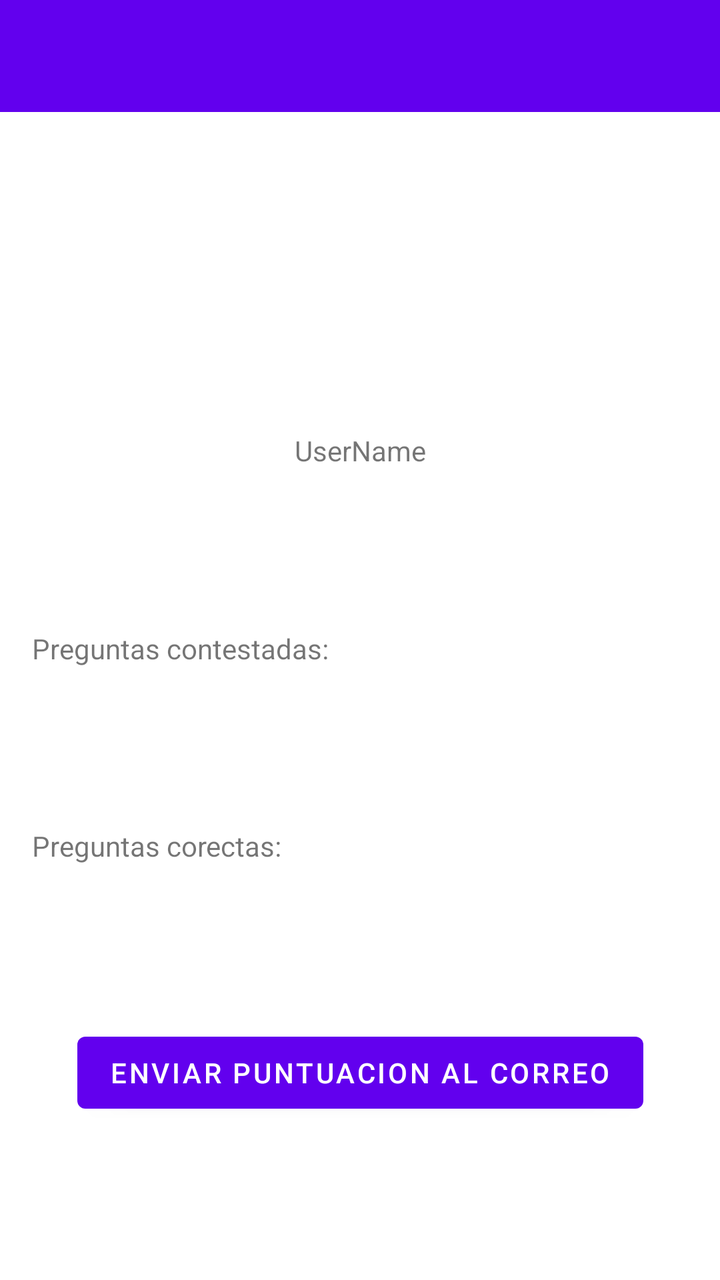
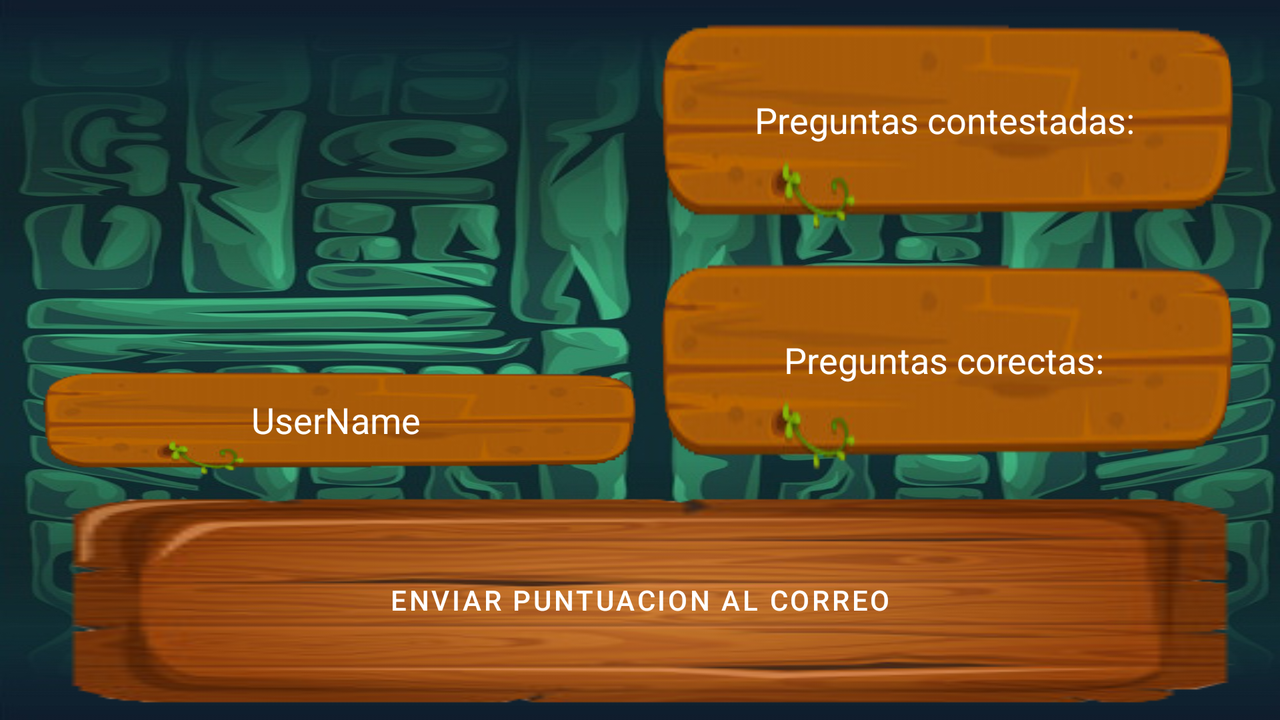

The same Android screen from two of the app's own layout files: first res/layout/ as a phone draws it, then the repository's variant for another configuration, drawn on a device whose configuration selects that folder. Both files follow.
<!-- AndroidManifest.xml: application theme Theme.TopTrump -->
<!-- res/layout/fragment_perfil.xml -->
<?xml version="1.0" encoding="utf-8"?>
<androidx.drawerlayout.widget.DrawerLayout xmlns:android="http://schemas.android.com/apk/res/android"
    xmlns:app="http://schemas.android.com/apk/res-auto"
    xmlns:tools="http://schemas.android.com/tools"
    android:layout_width="match_parent"
    android:layout_height="match_parent"
    android:id="@+id/drawerLayoutPerfil"
    tools:context=".view.fragments.PerfilFragment" >

    <androidx.coordinatorlayout.widget.CoordinatorLayout
        android:id="@+id/CoordinatorLayout"
        android:layout_width="match_parent"
        android:layout_height="match_parent"
        android:fitsSystemWindows="true">

        <androidx.constraintlayout.widget.ConstraintLayout
            android:id="@+id/ConstraintLayout"
            android:layout_width="match_parent"
            android:layout_height="match_parent"
            android:fitsSystemWindows="true">

            <androidx.appcompat.widget.Toolbar
                android:id="@+id/tbPerfilFrgm"
                android:layout_width="match_parent"
                android:layout_height="wrap_content"
                android:background="?attr/colorPrimary"
                android:minHeight="?attr/actionBarSize"
                android:theme="?attr/actionBarTheme"
                app:layout_constraintEnd_toEndOf="parent"
                app:layout_constraintStart_toStartOf="parent"
                app:layout_constraintTop_toTopOf="parent" />

            <ImageView
                android:id="@+id/UserProfileImage"
                android:layout_width="wrap_content"
                android:layout_height="wrap_content"
                android:contentDescription="@string/userimage"
                app:layout_constraintBottom_toTopOf="@+id/UserProfileName"
                app:layout_constraintEnd_toEndOf="parent"
                app:layout_constraintStart_toStartOf="parent"
                app:layout_constraintTop_toBottomOf="@+id/tbPerfilFrgm"
                tools:src="@tools:sample/avatars" />

            <TextView
                android:id="@+id/UserProfileName"
                android:layout_width="wrap_content"
                android:layout_height="wrap_content"
                android:layout_marginStart="16dp"
                android:layout_marginEnd="16dp"
                android:text="@string/username"
                app:layout_constraintBottom_toTopOf="@+id/UserQuestions"
                app:layout_constraintEnd_toEndOf="parent"
                app:layout_constraintStart_toStartOf="parent"
                app:layout_constraintTop_toBottomOf="@+id/UserProfileImage" />

            <TextView
                android:id="@+id/UserQuestions"
                android:layout_width="0dp"
                android:layout_height="wrap_content"
                android:layout_marginStart="16dp"
                android:layout_marginEnd="16dp"
                android:text="@string/preguntas_contestadas"
                app:layout_constraintBottom_toTopOf="@+id/UserQuestionsCorrect"
                app:layout_constraintEnd_toEndOf="parent"
                app:layout_constraintStart_toStartOf="parent"
                app:layout_constraintTop_toBottomOf="@+id/UserProfileName" />

            <TextView
                android:id="@+id/UserQuestionsCorrect"
                android:layout_width="0dp"
                android:layout_height="wrap_content"
                android:layout_marginStart="16dp"
                android:layout_marginEnd="16dp"
                android:text="@string/preguntas_corectas"
                app:layout_constraintBottom_toTopOf="@+id/btEnvPunctuation"
                app:layout_constraintEnd_toEndOf="parent"
                app:layout_constraintStart_toStartOf="parent"
                app:layout_constraintTop_toBottomOf="@+id/UserQuestions" />

            <Button
                android:id="@+id/btEnvPunctuation"
                android:layout_width="wrap_content"
                android:layout_height="wrap_content"
                android:text="@string/enviar_puntuacion_al_correo"
                app:layout_constraintBottom_toBottomOf="parent"
                app:layout_constraintEnd_toEndOf="parent"
                app:layout_constraintStart_toStartOf="parent"
                app:layout_constraintTop_toBottomOf="@+id/UserQuestionsCorrect" />

        </androidx.constraintlayout.widget.ConstraintLayout>
    </androidx.coordinatorlayout.widget.CoordinatorLayout>

    <com.google.android.material.navigation.NavigationView
        android:id="@+id/nav_view"
        android:layout_width="wrap_content"
        android:layout_height="match_parent"
        android:layout_gravity="start"
        android:fitsSystemWindows="true"
        app:menu="@menu/menu_main" />

</androidx.drawerlayout.widget.DrawerLayout>
<!-- resources referenced by this layout -->
<resources>
  <string name="enviar_puntuacion_al_correo">enviar puntuacion al correo</string>
  <string name="preguntas_contestadas">Preguntas contestadas:</string>
  <string name="preguntas_corectas">Preguntas corectas:</string>
  <string name="userimage">UserImage</string>
  <string name="username">UserName</string>
  <style name="Theme.TopTrump" parent="Theme.MaterialComponents.DayNight.DarkActionBar">
          
          <item name="colorPrimary">@color/purple_500</item>
          <item name="colorPrimaryVariant">@color/purple_700</item>
          <item name="colorOnPrimary">@color/white</item>
          
          <item name="colorSecondary">@color/teal_200</item>
          <item name="colorSecondaryVariant">@color/teal_700</item>
          <item name="colorOnSecondary">@color/black</item>
          
          <item name="android:statusBarColor" tools:targetApi="l">?attr/colorPrimaryVariant</item>
          
      </style>
</resources>
<!-- res/layout-land/fragment_perfil.xml (the repository's variant of the layout above) -->
<!-- drawn on the phone turned sideways -->
<?xml version="1.0" encoding="utf-8"?>
<androidx.coordinatorlayout.widget.CoordinatorLayout xmlns:android="http://schemas.android.com/apk/res/android"
    xmlns:app="http://schemas.android.com/apk/res-auto"
    xmlns:tools="http://schemas.android.com/tools"
    android:layout_width="match_parent"
    android:layout_height="match_parent"
    android:id="@+id/CoordinatorLayout"
    android:background="@drawable/fondomovil"
    tools:context=".view.fragments.PerfilFragment" >

    <androidx.constraintlayout.widget.ConstraintLayout
        android:id="@+id/ConstraintLayout"
        android:layout_width="match_parent"
        android:layout_height="match_parent"
        android:fitsSystemWindows="true"
        app:layout_anchor="@+id/ConstraintLayout"
        app:layout_anchorGravity="center">

        <ImageView
            android:id="@+id/UserProfileImage"
            android:layout_width="0dp"
            android:layout_height="0dp"
            android:background="@null"
            android:contentDescription="@string/userimage"
            app:layout_constraintBottom_toTopOf="@+id/UserProfileName"
            app:layout_constraintEnd_toStartOf="@+id/guideline17"
            app:layout_constraintStart_toStartOf="parent"
            app:layout_constraintTop_toTopOf="parent"
            tools:src="@tools:sample/avatars" />

        <TextView
            android:id="@+id/UserProfileName"
            android:layout_width="wrap_content"
            android:layout_height="0dp"
            android:layout_marginStart="16dp"
            android:background="@drawable/fondopregunta"
            android:gravity="center"
            android:text="@string/username"
            android:textColor="#FFFFFF"
            android:textSize="18sp"
            app:layout_constraintBottom_toTopOf="@+id/btEnvPunctuation"
            app:layout_constraintEnd_toStartOf="@+id/guideline17"
            app:layout_constraintStart_toStartOf="parent"
            app:layout_constraintTop_toTopOf="@+id/guideline18" />

        <TextView
            android:id="@+id/UserQuestions"
            android:layout_width="0dp"
            android:layout_height="0dp"
            android:layout_marginEnd="16dp"
            android:background="@drawable/fondopregunta"
            android:gravity="center"
            android:text="@string/preguntas_contestadas"
            android:textColor="#FFFFFF"
            android:textSize="18sp"
            app:layout_constraintBottom_toTopOf="@+id/UserQuestionsCorrect"
            app:layout_constraintEnd_toEndOf="parent"
            app:layout_constraintStart_toStartOf="@+id/guideline17"
            app:layout_constraintTop_toTopOf="parent" />

        <TextView
            android:id="@+id/UserQuestionsCorrect"
            android:layout_width="0dp"
            android:layout_height="0dp"
            android:layout_marginEnd="16dp"
            android:background="@drawable/fondopregunta"
            android:gravity="center"
            android:text="@string/preguntas_corectas"
            android:textColor="#FFFFFF"
            android:textSize="18sp"
            app:layout_constraintBottom_toTopOf="@+id/btEnvPunctuation"
            app:layout_constraintEnd_toEndOf="parent"
            app:layout_constraintHorizontal_bias="0.0"
            app:layout_constraintStart_toStartOf="@+id/guideline17"
            app:layout_constraintTop_toBottomOf="@+id/UserQuestions" />

        <Button
            android:id="@+id/btEnvPunctuation"
            android:layout_width="0dp"
            android:layout_height="0dp"
            android:background="@drawable/fondoboton"
            android:text="@string/enviar_puntuacion_al_correo"
            app:backgroundTint="@null"
            app:layout_constraintBottom_toBottomOf="parent"
            app:layout_constraintEnd_toEndOf="parent"
            app:layout_constraintStart_toStartOf="parent"
            app:layout_constraintTop_toBottomOf="@+id/UserQuestionsCorrect" />

        <androidx.constraintlayout.widget.Guideline
            android:id="@+id/guideline17"
            android:layout_width="wrap_content"
            android:layout_height="wrap_content"
            android:orientation="vertical"
            app:layout_constraintGuide_percent="0.5" />

        <androidx.constraintlayout.widget.Guideline
            android:id="@+id/guideline18"
            android:layout_width="wrap_content"
            android:layout_height="wrap_content"
            android:orientation="horizontal"
            app:layout_constraintGuide_percent="0.5" />

    </androidx.constraintlayout.widget.ConstraintLayout>
</androidx.coordinatorlayout.widget.CoordinatorLayout>
<!-- resources referenced by the variant -->
<!-- as the phone turned sideways resolves them -->
<resources>
  <!-- drawable fondoboton: png bitmap (drawable, 40723 bytes) -->
  <!-- drawable fondomovil: jpg bitmap (drawable, 142272 bytes) -->
  <!-- drawable fondopregunta: png bitmap (drawable, 19475 bytes) -->
  <string name="enviar_puntuacion_al_correo">enviar puntuacion al correo</string>
  <string name="preguntas_contestadas">Preguntas contestadas:</string>
  <string name="preguntas_corectas">Preguntas corectas:</string>
  <string name="userimage">UserImage</string>
  <string name="username">UserName</string>
  <style name="Theme.TopTrump" parent="Theme.MaterialComponents.DayNight.DarkActionBar">
          
          <item name="colorPrimary">@color/purple_500</item>
          <item name="colorPrimaryVariant">@color/purple_700</item>
          <item name="colorOnPrimary">@color/white</item>
          
          <item name="colorSecondary">@color/teal_200</item>
          <item name="colorSecondaryVariant">@color/teal_700</item>
          <item name="colorOnSecondary">@color/black</item>
          
          <item name="android:statusBarColor" tools:targetApi="l">?attr/colorPrimaryVariant</item>
          
      </style>
</resources>
